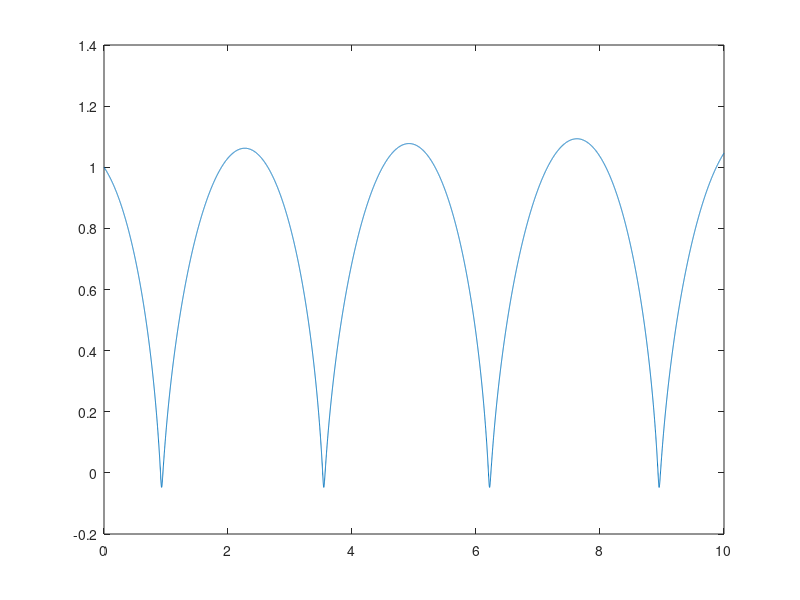
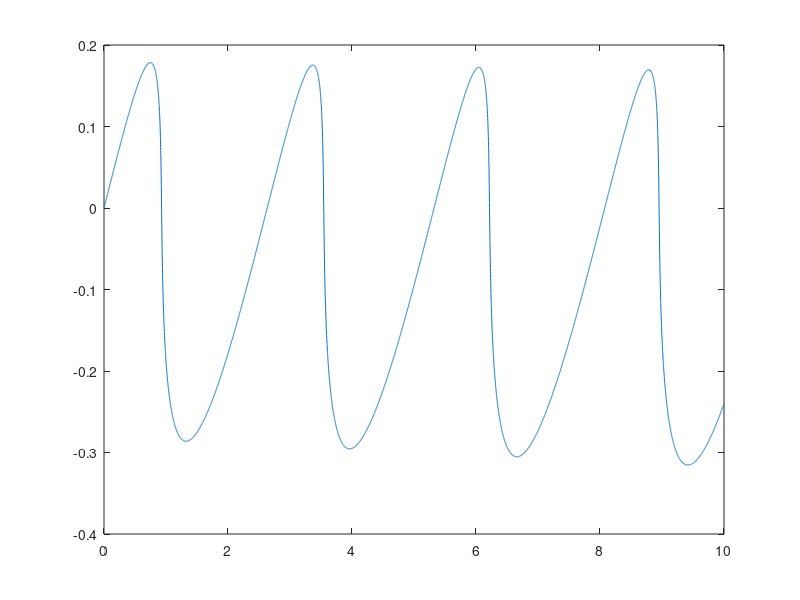
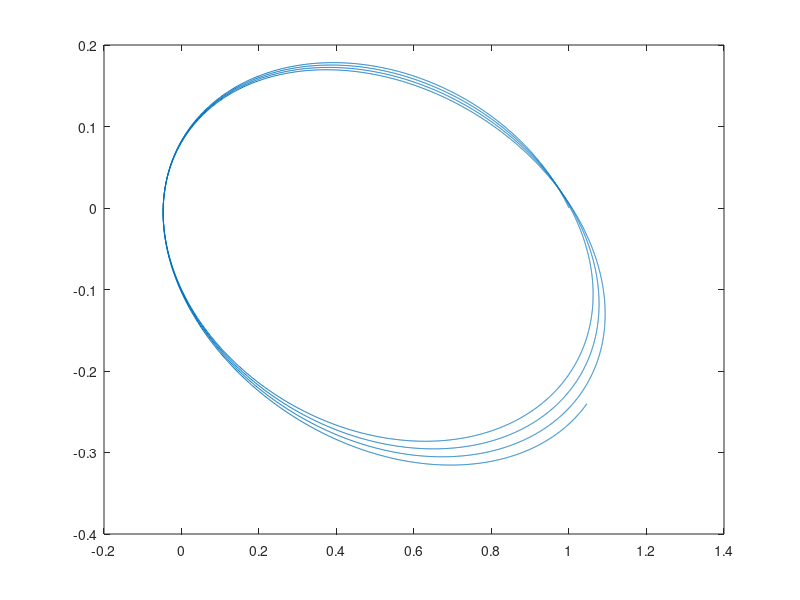

Here is the MATLAB script that generated these plots, in order:
% The Kepler problem in Cartesian coordinates

%%  the set of equations to solve: u'=f(t,u)
f = @(u) [u(3), u(4), -u(1)/(u(1)^2 + u(2)^2)^(3/2), -u(2)/(u(1)^2 + u(2)^2)^(3/2)];

%% Initial conditions
T = 10 ;  % the solution u will be solved for t from [0, T]


u = [1 0 -0.3 0.3 ]; 

dt = 0.001;


N = round(T/dt);

results = [0, u(1:2)];
for i = 1:N
%    u = u + dt * f(u); 
   k1 = f(u); k2 = f(u+dt*k1);
   u = u + 0.5*dt*(k1+k2); 
   results = [results; [results(end,1)+dt, u(1:2)]];
end

figure
plot(results(:,1),results(:,2));

figure
plot(results(:,1),results(:,3));

figure
plot(results(:,2),results(:,3));